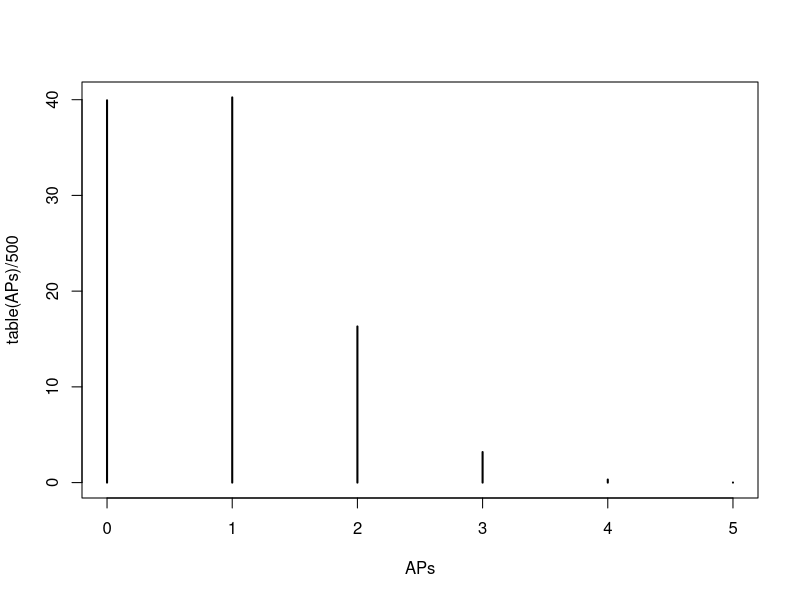
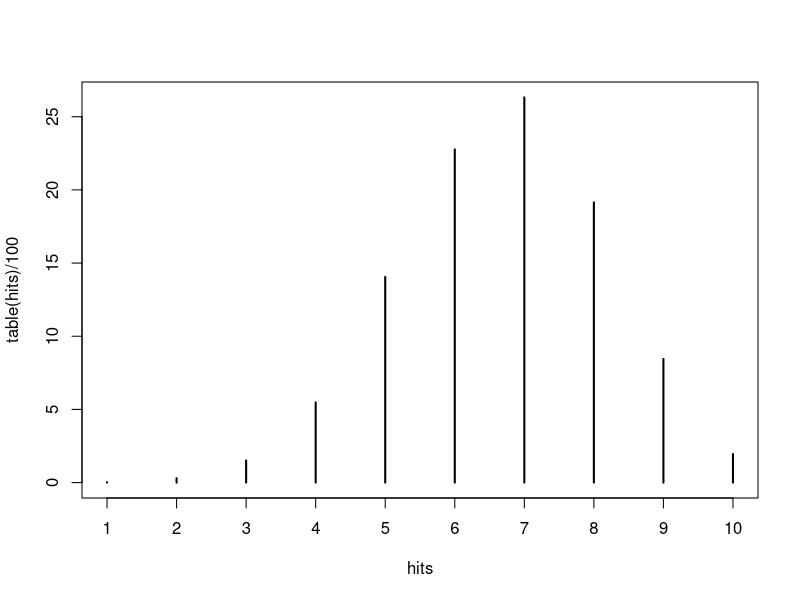
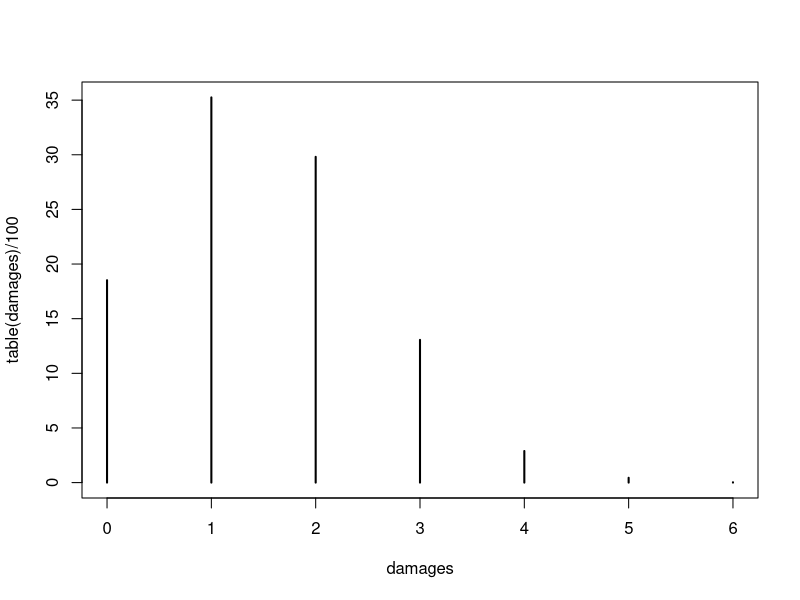
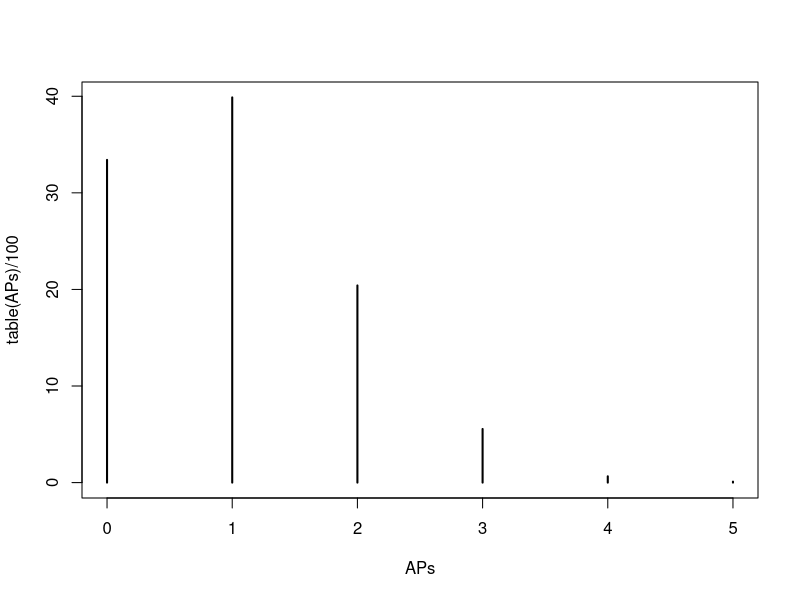

The R source for these figures, in order:
###攻撃で何回ダメージが通るか実験します。
#hitroll Aの数だけロールして、WSで命中
hitroll<-function(A,WS){
  hitcheck<-ceiling(runif(A)*6)>=WS
  #print(hitcheck)
  return(sum(hitcheck))
}
#atk vs toughness, returns required-die
AvT<-function(attack,toughness){
  if(attack>=toughness*2){
    require<-2
  }
  else if(attack>toughness){
    require<-3
  }
  else if(attack==toughness){
    require<-4
  }
  else if(attack*2<=toughness){
    require<-6
  }
  else if(attack<toughness){
    require<-5
  }
  return(require)
}

#damageroll hitsの数だけhitしたとして、攻撃者のAttackと被攻撃者のToughnessに応じたダメージロールを行う
damageroll<-function(hits,Attack,Toughness){
  require<-AvT(Attack,Toughness)
  damagecheck<-ceiling(runif(hits)*6)>=require
  return(sum(damagecheck))
}
damageroll(hitroll(6,4),5,5)

#AProll　damegesの数だけhitしたとして、防御者のSavingと攻撃者のAPに応じたセービングを行い、通ったダメージ回数を返す
AProll<-function(damages,saving,AP){
  savingcheck<-ceiling(runif(damages)*6)>=(saving+AP)
  return(damages-sum(savingcheck))
}
AProll(damageroll(hitroll(6,4),5,5),2,3)

#total sim　A,WS,Attack,Toughness,Saving,APを入力し、
#５万回のシミュレーションを行いダメージ回数ごとの確率を表にする
sim<-function(A,WS,Attack,Toughness,Saving,AP){
  APs<-c()
  for (i in 1:50000){
    APs[i]<-AProll(damageroll(hitroll(A,WS),Attack,Toughness),Saving,AP)
  }
  plot(table(APs)/500)
  return(table(APs)/500)
  }

sim(A=5,WS=4,Attack=5,Toughness=4,Saving=3,AP=1)


#partial sims
hits<-c()
for (i in 1:10000){
  hits[i]<-hitroll(10,3)
  }
plot(table(hits)/100)

damages<-c()
for (i in 1:10000){
  damages[i]<-damageroll(hitroll(6,4),5,5)
}
plot(table(damages)/100)

APs<-c()
for (i in 1:10000){
  APs[i]<-AProll(damageroll(hitroll(6,4),5,5),2,3)
}
plot(table(APs)/100)
